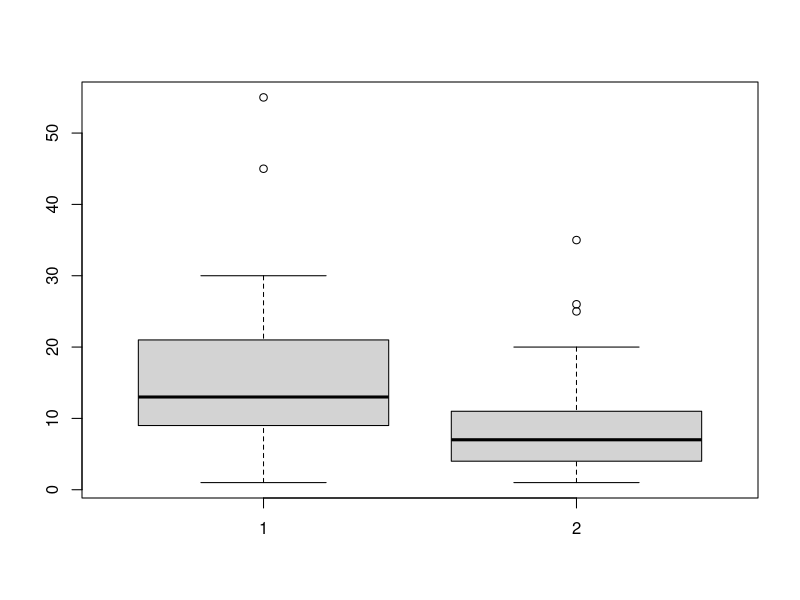

Write R code to recreate this figure.
######ANALISE DE DADOS######
#####LISTA 5
#####ANTONIO FERNANDES

###QUESTAO 5 - LISTA I

Emp <- data.frame("EMP" = 1:15, "MES" = c(8,9,4,5,3,6,8,6,6,8,5,5,6,4,4), 
                  "SET" = c('C','C','I','I','I','C','C','I','I','C','C','I','C','I','I'), 
                  "TAM" = c('G','M','G','M','M','P','G','M','P','M','P','P','M','M','G')) ##Criando Banco

  ##Divindo o banco entre comercio e industria

C <- Emp[ which(Emp$SET == "C"),]  ##Comercio
I <- Emp[ which(Emp$SET == "I"),]  ##Industria

  #Media e mediana de cada grupo

mean(C$MES) ##Média = 7.14
mean(I$MES) ##Média = 4.62

median(C$MES) ##Mediana = 8
median(I$MES) ##Mediana = 4.5

  #Desvio Padrão de cada grupo

sd(C$MES) ##Sd = 1.46
sd(I$MES) ##Sd = 1.06

    ##Identificando 25 decil

fivenum(Emp$MES) ## 25 decil igual a 4.5 (n maximo de meses)

    ##Calculando media, mediana e desvio padrao de acordo com o tamanho da empresa

G <- Emp[ which(Emp$TAM == "G"),]  ##Tamanho grande
M <- Emp[ which(Emp$TAM == "M"),]  ##Tamanho médio
P <- Emp[ which(Emp$TAM == "P"),]  ##Tamanho pequeno

median(G$MES) ##Mediana empresa grande = 6
median(M$MES) ##Mediana empresa media = 6
median(P$MES) ##Mediana empresa pequena = 5.5

mean(G$MES) ##Media empresa grande = 6
mean(M$MES) ##Media empresa media = 5.86
mean(P$MES) ##Media empresa pequena = 5.5

sd(G$MES) ##sd empresa grande = 2.30
sd(M$MES) ##sd empresa media = 2.12
sd(P$MES) ##sd empresa pequena = 0.58


###QUESTAO 6 - LISTA I

Inv <- data.frame("CID" = c("A", "B", "C", "D", "E", "F", "G", "H", "I", "J"),
                  "INV" = c(26,16, 14,10, 19, 15, 19, 16, 19, 18)) ##Criando banco

mean(Inv$INV) ##Investimento médio = 17.2

s <- sd(Inv$INV) ##Desvio padrao = 4.18

mean(Inv$INV) - (2*s) ##Identificando valor para programa especial == 8.83

mean(Inv$INV) - (2*s) ##Valor minimo investimento básico
mean(Inv$INV) + (2*s) ##Valor maximo investimento basico

invba <- Inv[ which(Inv$INV < 25.56 
                         & Inv$INV > 8.83), ] ##Selecionando casos com investimento básico

mean(invba$INV) #media investimento basico = 16.22


###QUESTAO 7 - LISTA I

Est <- data.frame("IND" = 1:20, "A" = c(55,2,13,11,23,2,15,12,14,28,12,45,19,30,16,12,7,13,1,7),
                  "B" =  c(20,7,6,5,3,25,5,3,3,10,8,5,1,35,9,8,12,2,26,NA)) ##Criando Banco

mean(Est$A) ##Media estimulo A = 16.85
mean(Est$B, na.rm = TRUE) ##Media estimulo B = 10.16

median(Est$A) ##Mediana estimulo A = 13
median(Est$B, na.rm = TRUE) ##Mediana estimulo B  = 7

sd(Est$A) ##Desvio padrao estimulo A = 13.80
sd(Est$B, na.rm = TRUE) ##Desvio padrao estimulo B = 9.45

boxplot(Est$A, Est$B) ##Boxplot com os dois estimulos



##QUESTAO 8 - LISTA I

fam <- data.frame("FAM" = c("A", "B", "C", "D", "E", "F", "G", "H", "I", "J"), "REN" = 
                    c(12,16,18,20,28,30,40,48,50,54), "SAU" = c(7.2,7.4,7,6.5,6.6,6.7,6,5.6,6,5.5))

mean(fam$REN) #Media renda familia = 31.6
mean(fam$SAU) #Media percentual gasto com saude = 6.45

sd(fam$REN) #sd renda familia = 15.42
sd(fam$SAU) #sd percentual gasto com saude = 0.66

cov(fam$REN, fam$SAU) #cov entre as duas variaveis = -9.53

cor(fam$REN, fam$SAU) #correlacao entre as duas variaveis -0.94

##QUESTAO 9 - LISTA I 

not <- data.frame("ALU" = c("A", "B", "C", "D", "E", "F", "G", "H", "I"), "PI" = 
                    c(7.5,8.2,8.5,8.7,8.8,9.1,9.2,9.3,10), "P2" = c(8.2, 8,8.3,
                                                                    8.5,9.4,9.6,9,9.3,9.7)) ##Criando banco

cor(not$PI, not$P2) ##correlacao entre as duas variaveis = 0.83


##QUESTÃO 5 - LISTA II

Banco <- data.frame("RES" = 1:1000) ##Criando o banco

Banco$valor <- ifelse(Banco$RES <= 620, 1, 0) ##Até 620 atribuir valor 1 e depois valor 0

mean(Banco$valor) ## média

sd(Banco$valor) ##desvio padrão

error <- qnorm(0.975) ##identificando valor Z para 95%

0.62 + (error*0.486/sqrt(1000)) ##Valor máximo dentro do IC de 95
0.62 - (error*0.486/sqrt(1000)) ##Valor minimo dentro do IC de 95

##QUESTÃO 6 - LISTA II

###Letra a

Zs <- 1.96^2 ##Colocando Z ao quadrado
E <- 0.05^2  ##Calculando erro ao quadrado

0.5*(1-0.5) ##Executando parte da fórmula para obter valor final com p

n <- Zs* 0.25/E ##Obtendo o valor de N com erro de 0.05


##Letra b

E <- 0.02^2 ##Caclulando erro ao quadro de 0.02

n <- Zs* 0.25/E ##Obtendo o valor de N com erro de 0.02


##Letra c

0.25*(1-0.25) ##Executando parte da fórmula para obter valor final com p

n <- Zs* 0.1875/E ##Obtendo o valor de N com erro de 0.02 e informação de 25% dos eleitores

##Letra d

Banco <- data.frame("Elet" = 1:2401) ##Criando o banco

Banco$valor <- ifelse(Banco$Elet <= 564, 1, 0) ##Até 564 atribuir valor 1 e depois valor 0

mean(Banco$valor) ##media
sd(Banco$valor) ##Desvio padrao

error <- qnorm(0.975) ##identificando valor Z para 95%

0.235 + (error*0.424/sqrt(2401)) ##Valor máximo dentro do IC de 95
0.235 - (error*0.424/sqrt(2401)) ##Valor minimo dentro do IC de 95

###QUESTÃO 11 - LISTA II

droga <- matrix(cbind(c(450,100),c(150,300)), nrow = 2, 
                dimnames = list(c("FAV","CONT"), c("ESQ","DIR"))) ##Criando matriz com as informações

options(scipen=999)

chisq.test(droga) ##executando o teste qui-quadrado

##Nesse caso, podemos rejeitar a hipótese nula de que não há associação entre ideologia e o voto




###QUESTÃO 12 - LISTA II

election <- data.frame("YEAR" = seq(from = 1964, to = 2006, by = 2 ), "HOUSE" = 
                    c(87,88,97,85,94,88,96,94,91,90,95,98,98,96,88,90,94,98,98,96,98,94), 
                    "SEN" = c(85,88,71,77,74,85,64,60,55,93,90,75,85,96,83,92,91,90,79,86,96,79)) ##Criando banco

election$SCANDAL <- ifelse(election$YEAR <= 1972, 0,1) ##Criano variável do escândalo

t.test(election$HOUSE ~ election$SCANDAL) ##teste t comparando antes e depois do escândalo para a câmara

t.test(election$SEN ~ election$SCANDAL) ##teste t comparando antes e depois do escândalo para o senado

##Nesse caso, não é possível rejeitar a hipóse nula de que não há diferença entre o período 
##antes e depois do escândalo. 


###QUESTÃO 13 - LISTA II

vote <- data.frame("YEAR" = seq(from = 1876, to = 1932, by = 4 ), "GROWTH" = 
                         c(5.11,3.879,1.589,-5.553, 2.763,-10.024,-1.425,-2.421,-6.281,4.164,2.229,-11.463,-3.872,4.623, -14.586), 
                       "VOTES" = c(48.516,50.22,49.846,50.414,48.268,47.76,53.171,60.006,54.483,54.708,51.682,36.148,58.263,58.756,40.851)) ##Criando banco

cor.test(vote$GROWTH, vote$VOTES) ##correlação entre votos e crescimento


